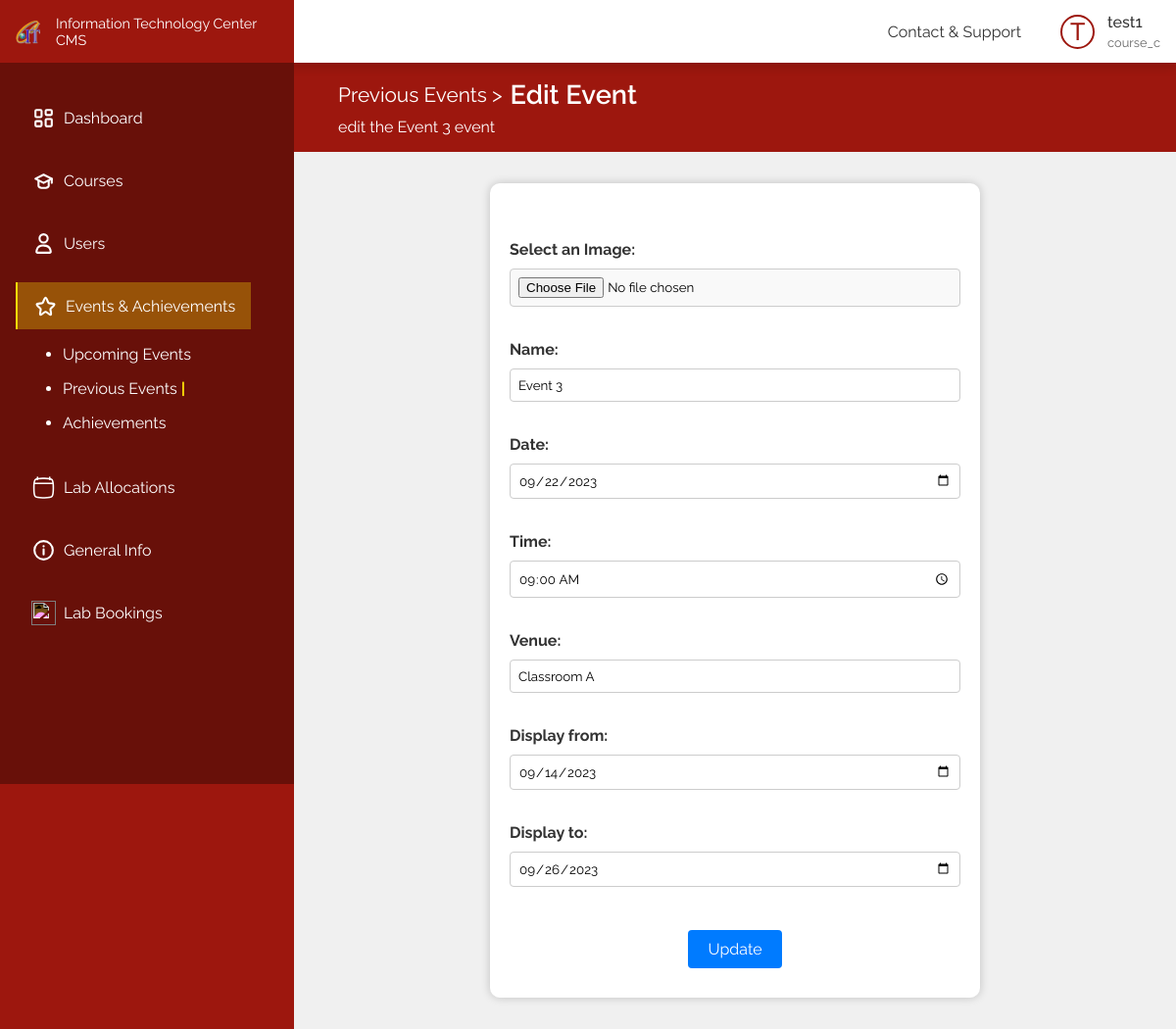
Page /pages/previous/edit.php?edit_id=3 (signed in) on the committed database.
### tables this page shows
CREATE TABLE
    IF NOT EXISTS `user` (
        `u_id` int(10) UNSIGNED NOT NULL AUTO_INCREMENT,
        `user_name` varchar(50) NOT NULL,
        `email` varchar(100) NOT NULL,
        `password` varchar(255) NOT NULL,
        `contact` varchar(20) NOT NULL,
        `clearense` varchar(20) NOT NULL,
        PRIMARY KEY (`u_id`)
    );

CREATE TABLE
    IF NOT EXISTS `previous_event` (
        `e_id` int(11) NOT NULL AUTO_INCREMENT,
        `e_name` varchar(100) DEFAULT NULL,
        `e_date` date DEFAULT NULL,
        `e_time` time DEFAULT NULL,
        `e_venue` varchar(100) DEFAULT NULL,
        `e_img` varchar(1000) NOT NULL,
        `display_from` date NOT NULL,
        `display_to` date NOT NULL,
        `added_by` int(11) NOT NULL COMMENT 'f_key -userId',
        `published` tinyint(4) DEFAULT 0,
        PRIMARY KEY (`e_id`),
        KEY `fk_admin_id` (`added_by`)
    );

### backend/functions/previousevents.php (called while the page is built, shortened)
<?php
include_once $_SERVER['DOCUMENT_ROOT'] . "/config.php";
function getPreviousEventById(int $eventId)
{
    global $conn;
    $sql = "SELECT * FROM  previous_event WHERE e_id= $eventId";
    $res = mysqli_query($conn, $sql);
    $result = array();
    if (mysqli_num_rows($res) > 0) {
        $row = mysqli_fetch_assoc($res);
        $result = $row;
    } else {
        $result = array('error' => mysqli_error($conn));
    }
    return $result;
}

### pages/previous/edit.php (the view, shortened to what this page needs)
<?php
include_once $_SERVER['DOCUMENT_ROOT'] . "/config.php";
include_once $_SERVER['DOCUMENT_ROOT'] . "/backend/functions/previousevents.php";
if ($_SERVER["REQUEST_METHOD"] == "GET") {
    $event_id = $_GET["edit_id"];
    $row = getPreviousEventById($event_id);
    $event_name = $row['e_name'];
    $event_date = $row['e_date'];
    $event_time = $row['e_time'];
    $event_venue = $row['e_venue'];
    $event_display_from = $row['display_from'];
    $event_display_to = $row['display_to'];
}
?>
<!DOCTYPE html>
<html>
<head>
    <link rel="stylesheet" href="/css/addnewevent.css">
</head>
<body>
    <div class="flex-box">
        <div class="left">
            <?php
            include_once(APP_ROOT . "/includes/sidebar.php");
            ?>
        </div>
        <?php
        include_once(APP_ROOT . "/includes/header.php");
        ?>
        <div class="right">
            <div class="add-events">
                <div class="container">
                    <div class="title">
                        <div>
                            <h1><a href="./">Previous Events ></a>Edit Event</h1>
                            <p>edit the <?php echo $event_name; ?> event</p>
                        </div>
                    </div>
                </div>
                <div class="form-container">
                    <form action="/backend/api/previous/edit.php" method="POST" enctype="multipart/form-data">
                        <br><br>
                        <label for="e_img">Select an Image:</label>
                        <input type="file" name="e_img" id="e_img">
                        <br><br>
                        <label for="e_name">Name:</label>
                        <input type="text" name="e_name" id="e_name" value="<?php echo $event_name; ?>">
                        <br><br>
                        <label for="e_date">Date:</label>
                        <input type="date" name="e_date" id="e_date" value="<?php echo $event_date; ?>">
                        <br><br>
                        <label for="e_time">Time:</label>
                        <input type="time" name="e_time" id="e_time" value="<?php echo $event_time; ?>">
                        <br><br>
                        <label for="e_venue">Venue:</label>
                        <input type="text" name="e_venue" id="e_venue" value="<?php echo $event_venue; ?>">
                        <br><br>
                        <label for="display_from">Display from:</label>
                        <input type="date" name="display_from" id="display_from" value="<?php echo $event_display_from; ?>" required>
                        <br><br>
                        <label for="display_to">Display to:</label>
                        <input type="date" name="display_to" id="display_to" value="<?php echo $event_display_to; ?>" required>
                        <br><br>
                        <input type="submit" value="Update">
                    </form>
                </div>
            </div>
        </div>
    </div>
</body>
</html>

### includes/header.php (shortened to what this page needs)
<?php
include $_SERVER['DOCUMENT_ROOT'] . "/includes/header_core.php";
if (isset($_SESSION['user_id'])) {
  $user_id = $_SESSION['user_id'];
  $sql = "SELECT user_name, clearense FROM user WHERE u_id = ?";
  $stmt = $conn->prepare($sql);
  $stmt->bind_param("i", $user_id);
  $stmt->execute();
  $result = $stmt->get_result();
  if ($row = $result->fetch_assoc()) {
    $username = $row['user_name'];
    $role = $row['clearense'];
  }
}
?>
<!DOCTYPE html>
<html lang="en">
<head>
  <link rel="stylesheet" href="/css/header.css">
</head>
<body>
  <header>
    <div class="menu">
      <ul>
        <li><a href="/pages/contactNsupport.php">Contact & Support</a></li>
      </ul>
    </div>
    <div class="profile">
      <div class="img"><?php echo isset($username) ? strtoupper(substr($username, 0, 1)) : 'G'; ?></div>
      <h5><?php echo isset($username) ? $username : 'Guest'; ?></h5>
      <p><?php echo isset($role) ? $role : 'Guest'; ?></p>
    </div>
  </header>
</body>
</html>

### css/addnewevent.css (style rules this page uses)
.add-events body, h2, form { margin: 0; padding: 0; }
.add-events .form-container { display: flex; justify-content: center; align-items: center; width: 100%; background-color: #f0f0f0; }
.add-events form { background-color: #ffffff; padding: 20px; border-radius: 10px; box-shadow: 0 0 10px rgba(0, 0, 0, 0.2); text-align: left; width: 500px; margin: 2rem auto; }
.add-events label { display: block; margin-bottom: 10px; font-weight: bold; color: #333333; }
.add-events input[type="text"], .add-events input[type="number"], .add-events input[type="date"], .add-events input[type="time"] { width: 100%; padding: 8px; margin-bottom: 15px; border: 1px solid #ccc; border-radius: 4px; }
.add-events input[type="file"] { width: 100%; padding: 8px; margin-bottom: 15px; border: 1px solid #ccc; border-radius: 4px; background-color: #f9f9f9; }
.add-events input[type="submit"] { background-color: #007bff; color: #fff; padding: 10px 20px; border: none; border-radius: 4px; cursor: pointer; font-size: 16px; margin: 10px auto; display: block; }

### css/styles.css (style rules this page uses)
* { margin: 0; padding: 0; box-sizing: border-box; font-family: "Raleway", sans-serif; }
:root { --color-1: #9d170e; --color-2: #f9db08; --color-3: #305fa6; --color-4: #00b007; --color-5: #790483; --color-text-1: #333; --color-text-2: #666; --color-shade-1: #681009; }
.container { width: clamp(300px, 90%, 1440px); margin: auto; }
a { text-decoration: none; }
.flex-box { display: flex; }
.left { width: 300px; }
.right { width: calc(100% - 300px); padding-top: 4rem; }
.title { display: flex; align-items: center; justify-content: space-between; width: 100%; }
.title h1 { font-weight: 600; font-size: 1.7rem; margin-bottom: 0.5rem; display: flex; align-items: center; gap: 0.5rem; }
.title h1 a { display: inline; background: none; color: var(--color-text-1); opacity: 0.7; font-weight: 400; padding: 0; font-size: 1.3rem; }
.title a { display: flex; align-items: center; gap: 0.5rem; padding: 0.5rem 1rem; background-color: var(--color-4); color: white; font-weight: 500; border-radius: 5px; }

### css/header.css (style rules this page uses)
header { color: var(--color-text-1); box-shadow: 0 4px 10px rgba(0, 0, 0, 0.146); position: fixed; left: 0; top: 0; z-index: 10; background-color: white; display: flex; align-items: center; height: 4rem; gap: 0.5rem; width: 100%; padding: 0 1rem; }
.menu { display: flex; align-items: center; margin-left: auto; }
.menu ul { list-style: none; display: flex; gap: 1.2rem; }
.menu ul li { cursor: pointer; position: relative; font-weight: 400; font-size: 1rem; }
.menu ul li a { color: var(--color-text-1); }
.menu ul li:before { content: ""; position: absolute; bottom: -4px; left: 0; width: 0; height: 2px; background-color: transparent; transition: width 0.3s ease-in-out, background-color 0.3s ease-in-out; }
.profile { margin-left: 2rem; display: grid; grid-template-columns: 40px auto; gap: 0.25rem 0.5rem; align-items: center; cursor: pointer; }
.profile h5 { font-weight: 500; font-size: 1rem; }
.profile p { grid-column: 2; font-size: 0.8rem; color: var(--color-text-2); }
.profile .img { display: flex; font-size: 25px; align-items: center; justify-content: center; font-weight: 500; height: 35px; width: 35px; border-radius: 50%; grid-row: 1/3; border: 2px solid var(--color-1); color: var(--color-1); }

### pages/previous/edit.php (style rules this page uses)
.container { padding: 1rem 0; background-color: var(--color-1); box-shadow: 0 0 0 1000px var(--color-1); }
.container .title { filter: invert(); }
.container .title a { opacity: 1; color: black; }

### rows in the picture
user: user_name "T", user_name "test1", clearense "course_c"
previous_event: e_name "Event 3", e_date "09/22/2023", e_time "09:00:00", e_venue "Classroom A", display_from "09/14/2023", display_to "09/26/2023"
